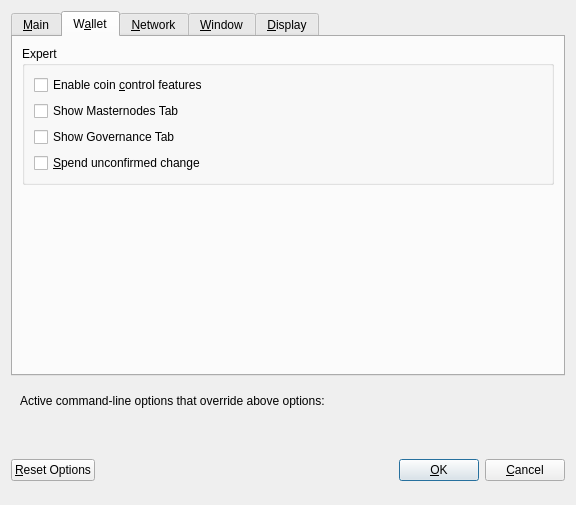
<?xml version="1.0" encoding="UTF-8"?>
<ui version="4.0">
 <class>OptionsDialog</class>
 <widget class="QDialog" name="OptionsDialog">
  <property name="geometry">
   <rect>
    <x>0</x>
    <y>0</y>
    <width>576</width>
    <height>505</height>
   </rect>
  </property>
  <property name="windowTitle">
   <string>Options</string>
  </property>
  <property name="modal">
   <bool>true</bool>
  </property>
  <layout class="QVBoxLayout" name="verticalLayout">
   <item>
    <widget class="QTabWidget" name="tabWidget">
     <property name="currentIndex">
      <number>1</number>
     </property>
     <widget class="QWidget" name="tabMain">
      <attribute name="title">
       <string>&amp;Main</string>
      </attribute>
      <layout class="QVBoxLayout" name="verticalLayout_Main">
       <item>
        <widget class="QCheckBox" name="bitcoinAtStartup">
         <property name="toolTip">
          <string>Automatically start %1 after logging in to the system.</string>
         </property>
         <property name="text">
          <string>&amp;Start %1 on system login</string>
         </property>
        </widget>
       </item>
       <item>
        <layout class="QHBoxLayout" name="horizontalLayout_2_Main">
         <item>
          <widget class="QLabel" name="databaseCacheLabel">
           <property name="text">
            <string>Size of &amp;database cache</string>
           </property>
           <property name="textFormat">
            <enum>Qt::PlainText</enum>
           </property>
           <property name="buddy">
            <cstring>databaseCache</cstring>
           </property>
          </widget>
         </item>
         <item>
          <widget class="QSpinBox" name="databaseCache"/>
         </item>
         <item>
          <widget class="QLabel" name="databaseCacheUnitLabel">
           <property name="text">
            <string>MB</string>
           </property>
           <property name="textFormat">
            <enum>Qt::PlainText</enum>
           </property>
          </widget>
         </item>
         <item>
          <spacer name="horizontalSpacer_2_Main">
           <property name="orientation">
            <enum>Qt::Horizontal</enum>
           </property>
           <property name="sizeHint" stdset="0">
            <size>
             <width>40</width>
             <height>20</height>
            </size>
           </property>
          </spacer>
         </item>
        </layout>
       </item>
       <item>
        <layout class="QHBoxLayout" name="horizontalLayout_3_Main">
         <item>
          <widget class="QLabel" name="threadsScriptVerifLabel">
           <property name="text">
            <string>Number of script &amp;verification threads</string>
           </property>
           <property name="textFormat">
            <enum>Qt::PlainText</enum>
           </property>
           <property name="buddy">
            <cstring>threadsScriptVerif</cstring>
           </property>
          </widget>
         </item>
         <item>
          <widget class="QSpinBox" name="threadsScriptVerif">
           <property name="toolTip">
            <string>(0 = auto, &lt;0 = leave that many cores free)</string>
           </property>
          </widget>
         </item>
         <item>
          <spacer name="horizontalSpacer_3_Main">
           <property name="orientation">
            <enum>Qt::Horizontal</enum>
           </property>
           <property name="sizeHint" stdset="0">
            <size>
             <width>40</width>
             <height>20</height>
            </size>
           </property>
          </spacer>
         </item>
        </layout>
       </item>
       <item>
        <spacer name="verticalSpacer_Main">
         <property name="orientation">
          <enum>Qt::Vertical</enum>
         </property>
         <property name="sizeHint" stdset="0">
          <size>
           <width>20</width>
           <height>40</height>
          </size>
         </property>
        </spacer>
       </item>
      </layout>
     </widget>
     <widget class="QWidget" name="tabWallet">
      <attribute name="title">
       <string>W&amp;allet</string>
      </attribute>
      <layout class="QVBoxLayout" name="verticalLayout_Wallet">
       <item>
        <widget class="QGroupBox" name="groupBox">
         <property name="title">
          <string>Expert</string>
         </property>
         <layout class="QVBoxLayout" name="verticalLayout_2">
          <item>
           <widget class="QCheckBox" name="coinControlFeatures">
            <property name="toolTip">
             <string>Whether to show coin control features or not.</string>
            </property>
            <property name="text">
             <string>Enable coin &amp;control features</string>
            </property>
           </widget>
          </item>
          <item>
           <widget class="QCheckBox" name="showMasternodesTab">
            <property name="toolTip">
             <string>Show additional tab listing all your masternodes in first sub-tab&lt;br/&gt;and all masternodes on the network in second sub-tab.</string>
            </property>
            <property name="text">
             <string>Show Masternodes Tab</string>
            </property>
           </widget>
          </item>
          <item>
           <widget class="QCheckBox" name="showGovernanceTab">
            <property name="toolTip">
             <string>If you disable the spending of unconfirmed change, the change from a transaction&lt;br/&gt;cannot be used until that transaction has at least one confirmation.&lt;br/&gt;This also affects how your balance is computed.</string>
            </property>
            <property name="text">
             <string>Show Governance Tab</string>
            </property>
           </widget>
          </item>
          <item>
           <widget class="QCheckBox" name="spendZeroConfChange">
            <property name="toolTip">
             <string>If you disable the spending of unconfirmed change, the change from a transaction&lt;br/&gt;cannot be used until that transaction has at least one confirmation.&lt;br/&gt;This also affects how your balance is computed.</string>
            </property>
            <property name="text">
             <string>&amp;Spend unconfirmed change</string>
            </property>
           </widget>
          </item>
         </layout>
        </widget>
       </item>
       <item>
        <spacer name="verticalSpacer_2">
         <property name="orientation">
          <enum>Qt::Vertical</enum>
         </property>
         <property name="sizeHint" stdset="0">
          <size>
           <width>20</width>
           <height>40</height>
          </size>
         </property>
        </spacer>
       </item>
      </layout>
     </widget>
     <widget class="QWidget" name="tabNetwork">
      <attribute name="title">
       <string>&amp;Network</string>
      </attribute>
      <layout class="QVBoxLayout" name="verticalLayout_Network">
       <item>
        <widget class="QCheckBox" name="mapPortUpnp">
         <property name="toolTip">
          <string>Automatically open the Bitrity Core client port on the router. This only works when your router supports UPnP and it is enabled.</string>
         </property>
         <property name="text">
          <string>Map port using &amp;UPnP</string>
         </property>
        </widget>
       </item>
       <item>
        <widget class="QCheckBox" name="allowIncoming">
         <property name="toolTip">
          <string>Accept connections from outside</string>
         </property>
         <property name="text">
          <string>Allow incoming connections</string>
         </property>
        </widget>
       </item>
       <item>
        <widget class="QCheckBox" name="connectSocks">
         <property name="toolTip">
          <string>Connect to the Bitrity network through a SOCKS5 proxy.</string>
         </property>
         <property name="text">
          <string>&amp;Connect through SOCKS5 proxy (default proxy):</string>
         </property>
        </widget>
       </item>
       <item>
        <layout class="QHBoxLayout" name="horizontalLayout_1_Network">
         <item>
          <widget class="QLabel" name="proxyIpLabel">
           <property name="text">
            <string>Proxy &amp;IP:</string>
           </property>
           <property name="textFormat">
            <enum>Qt::PlainText</enum>
           </property>
           <property name="buddy">
            <cstring>proxyIp</cstring>
           </property>
          </widget>
         </item>
         <item>
          <widget class="QValidatedLineEdit" name="proxyIp">
           <property name="minimumSize">
            <size>
             <width>140</width>
             <height>0</height>
            </size>
           </property>
           <property name="maximumSize">
            <size>
             <width>140</width>
             <height>16777215</height>
            </size>
           </property>
           <property name="toolTip">
            <string>IP address of the proxy (e.g. IPv4: 127.0.0.1 / IPv6: ::1)</string>
           </property>
          </widget>
         </item>
         <item>
          <widget class="QLabel" name="proxyPortLabel">
           <property name="text">
            <string>&amp;Port:</string>
           </property>
           <property name="textFormat">
            <enum>Qt::PlainText</enum>
           </property>
           <property name="buddy">
            <cstring>proxyPort</cstring>
           </property>
          </widget>
         </item>
         <item>
          <widget class="QLineEdit" name="proxyPort">
           <property name="minimumSize">
            <size>
             <width>55</width>
             <height>0</height>
            </size>
           </property>
           <property name="maximumSize">
            <size>
             <width>55</width>
             <height>16777215</height>
            </size>
           </property>
           <property name="toolTip">
            <string>Port of the proxy (e.g. 9050)</string>
           </property>
          </widget>
         </item>
         <item>
          <spacer name="horizontalSpacer_1_Network">
           <property name="orientation">
            <enum>Qt::Horizontal</enum>
           </property>
           <property name="sizeHint" stdset="0">
            <size>
             <width>40</width>
             <height>20</height>
            </size>
           </property>
          </spacer>
         </item>
        </layout>
       </item>
       <item>
        <layout class="QHBoxLayout" name="horizontalLayout_2_Network">
         <item>
          <widget class="QLabel" name="proxyActiveNets">
           <property name="text">
            <string>Used for reaching peers via:</string>
           </property>
           <property name="textFormat">
            <enum>Qt::PlainText</enum>
           </property>
          </widget>
         </item>
         <item>
          <widget class="QCheckBox" name="proxyReachIPv4">
           <property name="enabled">
            <bool>false</bool>
           </property>
           <property name="toolTip">
            <string>Shows, if the supplied default SOCKS5 proxy is used to reach peers via this network type.</string>
           </property>
           <property name="text">
            <string/>
           </property>
          </widget>
         </item>
         <item>
          <widget class="QLabel" name="proxyReachIPv4Label">
           <property name="text">
            <string>IPv4</string>
           </property>
           <property name="textFormat">
            <enum>Qt::PlainText</enum>
           </property>
          </widget>
         </item>
         <item>
          <widget class="QCheckBox" name="proxyReachIPv6">
           <property name="enabled">
            <bool>false</bool>
           </property>
           <property name="toolTip">
            <string>Shows, if the supplied default SOCKS5 proxy is used to reach peers via this network type.</string>
           </property>
           <property name="text">
            <string/>
           </property>
          </widget>
         </item>
         <item>
          <widget class="QLabel" name="proxyReachIPv6Label">
           <property name="text">
            <string>IPv6</string>
           </property>
           <property name="textFormat">
            <enum>Qt::PlainText</enum>
           </property>
          </widget>
         </item>
         <item>
          <widget class="QCheckBox" name="proxyReachTor">
           <property name="enabled">
            <bool>false</bool>
           </property>
           <property name="toolTip">
            <string>Shows, if the supplied default SOCKS5 proxy is used to reach peers via this network type.</string>
           </property>
           <property name="text">
            <string/>
           </property>
          </widget>
         </item>
         <item>
          <widget class="QLabel" name="proxyReachTorLabel">
           <property name="text">
            <string>Tor</string>
           </property>
           <property name="textFormat">
            <enum>Qt::PlainText</enum>
           </property>
          </widget>
         </item>
         <item>
          <spacer name="horizontalSpacer_2_Network">
           <property name="orientation">
            <enum>Qt::Horizontal</enum>
           </property>
           <property name="sizeHint" stdset="0">
            <size>
             <width>40</width>
             <height>20</height>
            </size>
           </property>
          </spacer>
         </item>
        </layout>
       </item>
       <item>
        <widget class="QCheckBox" name="connectSocksTor">
         <property name="toolTip">
          <string>Connect to the Bitrity network through a separate SOCKS5 proxy for Tor hidden services.</string>
         </property>
         <property name="text">
          <string>Use separate SOCKS5 proxy to reach peers via Tor hidden services:</string>
         </property>
        </widget>
       </item>
       <item>
        <layout class="QHBoxLayout" name="horizontalLayout_3_Network">
         <item>
          <widget class="QLabel" name="proxyIpTorLabel">
           <property name="text">
            <string>Proxy &amp;IP:</string>
           </property>
           <property name="textFormat">
            <enum>Qt::PlainText</enum>
           </property>
           <property name="buddy">
            <cstring>proxyIpTor</cstring>
           </property>
          </widget>
         </item>
         <item>
          <widget class="QValidatedLineEdit" name="proxyIpTor">
           <property name="minimumSize">
            <size>
             <width>140</width>
             <height>0</height>
            </size>
           </property>
           <property name="maximumSize">
            <size>
             <width>140</width>
             <height>16777215</height>
            </size>
           </property>
           <property name="toolTip">
            <string>IP address of the proxy (e.g. IPv4: 127.0.0.1 / IPv6: ::1)</string>
           </property>
          </widget>
         </item>
         <item>
          <widget class="QLabel" name="proxyPortTorLabel">
           <property name="text">
            <string>&amp;Port:</string>
           </property>
           <property name="textFormat">
            <enum>Qt::PlainText</enum>
           </property>
           <property name="buddy">
            <cstring>proxyPortTor</cstring>
           </property>
          </widget>
         </item>
         <item>
          <widget class="QLineEdit" name="proxyPortTor">
           <property name="minimumSize">
            <size>
             <width>55</width>
             <height>0</height>
            </size>
           </property>
           <property name="maximumSize">
            <size>
             <width>55</width>
             <height>16777215</height>
            </size>
           </property>
           <property name="toolTip">
            <string>Port of the proxy (e.g. 9050)</string>
           </property>
          </widget>
         </item>
         <item>
          <spacer name="horizontalSpacer_4_Network">
           <property name="orientation">
            <enum>Qt::Horizontal</enum>
           </property>
           <property name="sizeHint" stdset="0">
            <size>
             <width>40</width>
             <height>20</height>
            </size>
           </property>
          </spacer>
         </item>
        </layout>
       </item>
       <item>
        <spacer name="verticalSpacer_Network">
         <property name="orientation">
          <enum>Qt::Vertical</enum>
         </property>
         <property name="sizeHint" stdset="0">
          <size>
           <width>20</width>
           <height>40</height>
          </size>
         </property>
        </spacer>
       </item>
      </layout>
     </widget>
     <widget class="QWidget" name="tabWindow">
      <attribute name="title">
       <string>&amp;Window</string>
      </attribute>
      <layout class="QVBoxLayout" name="verticalLayout_Window">
       <item>
        <widget class="QCheckBox" name="hideTrayIcon">
         <property name="toolTip">
          <string>&amp;Hide the icon from the system tray.</string>
         </property>
         <property name="text">
          <string>Hide tray icon</string>
         </property>
        </widget>
       </item>
       <item>
        <widget class="QCheckBox" name="minimizeToTray">
         <property name="toolTip">
          <string>Show only a tray icon after minimizing the window.</string>
         </property>
         <property name="text">
          <string>&amp;Minimize to the tray instead of the taskbar</string>
         </property>
        </widget>
       </item>
       <item>
        <widget class="QCheckBox" name="minimizeOnClose">
         <property name="toolTip">
          <string>Minimize instead of exit the application when the window is closed. When this option is enabled, the application will be closed only after selecting Exit in the menu.</string>
         </property>
         <property name="text">
          <string>M&amp;inimize on close</string>
         </property>
        </widget>
       </item>
       <item>
        <spacer name="verticalSpacer_Window">
         <property name="orientation">
          <enum>Qt::Vertical</enum>
         </property>
         <property name="sizeHint" stdset="0">
          <size>
           <width>20</width>
           <height>40</height>
          </size>
         </property>
        </spacer>
       </item>
      </layout>
     </widget>
     <widget class="QWidget" name="tabDisplay">
      <attribute name="title">
       <string>&amp;Display</string>
      </attribute>
      <layout class="QVBoxLayout" name="verticalLayout_Display">
       <item>
        <layout class="QHBoxLayout" name="horizontalLayout_1_Display">
         <item>
          <widget class="QLabel" name="langLabel">
           <property name="text">
            <string>User Interface &amp;language:</string>
           </property>
           <property name="textFormat">
            <enum>Qt::PlainText</enum>
           </property>
           <property name="buddy">
            <cstring>lang</cstring>
           </property>
          </widget>
         </item>
         <item>
          <widget class="QValueComboBox" name="lang">
           <property name="toolTip">
            <string>The user interface language can be set here. This setting will take effect after restarting %1.</string>
           </property>
          </widget>
         </item>
        </layout>
       </item>
       <item>
        <widget class="QLabel" name="label_3">
         <property name="toolTip">
          <string notr="true"/>
         </property>
         <property name="statusTip">
          <string notr="true"/>
         </property>
         <property name="whatsThis">
          <string notr="true"/>
         </property>
         <property name="accessibleName">
          <string notr="true"/>
         </property>
         <property name="text">
          <string>Language missing or translation incomplete? Help contributing translations here:
https://www.transifex.com/projects/p/bitrity/</string>
         </property>
         <property name="wordWrap">
          <bool>true</bool>
         </property>
         <property name="openExternalLinks">
          <bool>true</bool>
         </property>
         <property name="textInteractionFlags">
          <set>Qt::TextBrowserInteraction</set>
         </property>
        </widget>
       </item>
       <item>
        <layout class="QHBoxLayout" name="horizontalLayout_4_Display" stretch="0,0">
         <item>
          <widget class="QLabel" name="themeLabel">
           <property name="text">
            <string>User Interface Theme:</string>
           </property>
          </widget>
         </item>
         <item>
          <widget class="QValueComboBox" name="theme"/>
         </item>
        </layout>
       </item>
       <item>
        <widget class="Line" name="line">
         <property name="orientation">
          <enum>Qt::Horizontal</enum>
         </property>
        </widget>
       </item>
       <item>
        <layout class="QHBoxLayout" name="horizontalLayout_2_Display">
         <item>
          <widget class="QLabel" name="unitLabel">
           <property name="text">
            <string>&amp;Unit to show amounts in:</string>
           </property>
           <property name="textFormat">
            <enum>Qt::PlainText</enum>
           </property>
           <property name="buddy">
            <cstring>unit</cstring>
           </property>
          </widget>
         </item>
         <item>
          <widget class="QValueComboBox" name="unit">
           <property name="toolTip">
            <string>Choose the default subdivision unit to show in the interface and when sending coins.</string>
           </property>
          </widget>
         </item>
        </layout>
       </item>
       <item>
        <layout class="QHBoxLayout" name="horizontalLayout_5_Display">
         <item>
          <widget class="QLabel" name="digitsLabel">
           <property name="text">
            <string>Decimal digits</string>
           </property>
          </widget>
         </item>
         <item>
          <widget class="QValueComboBox" name="digits"/>
         </item>
        </layout>
       </item>
       <item>
        <layout class="QHBoxLayout" name="horizontalLayout_3_Display">
         <item>
          <widget class="QLabel" name="thirdPartyTxUrlsLabel">
           <property name="toolTip">
            <string>Third party URLs (e.g. a block explorer) that appear in the transactions tab as context menu items.&lt;br/&gt;%s in the URL is replaced by transaction hash. Multiple URLs are separated by vertical bar |.</string>
           </property>
           <property name="text">
            <string>Third party transaction URLs</string>
           </property>
           <property name="buddy">
            <cstring>thirdPartyTxUrls</cstring>
           </property>
          </widget>
         </item>
         <item>
          <widget class="QLineEdit" name="thirdPartyTxUrls">
           <property name="toolTip">
            <string>Third party URLs (e.g. a block explorer) that appear in the transactions tab as context menu items.&lt;br/&gt;%s in the URL is replaced by transaction hash. Multiple URLs are separated by vertical bar |.</string>
           </property>
          </widget>
         </item>
        </layout>
       </item>
       <item>
        <spacer name="verticalSpacer">
         <property name="orientation">
          <enum>Qt::Vertical</enum>
         </property>
         <property name="sizeHint" stdset="0">
          <size>
           <width>20</width>
           <height>40</height>
          </size>
         </property>
        </spacer>
       </item>
      </layout>
     </widget>
    </widget>
   </item>
   <item>
    <widget class="QFrame" name="frame">
     <layout class="QVBoxLayout" name="verticalLayout_Bottom">
      <item>
       <layout class="QHBoxLayout" name="horizontalLayout_Bottom">
        <item>
         <widget class="QLabel" name="overriddenByCommandLineInfoLabel">
          <property name="text">
           <string>Active command-line options that override above options:</string>
          </property>
          <property name="textFormat">
           <enum>Qt::PlainText</enum>
          </property>
         </widget>
        </item>
        <item>
         <spacer name="horizontalSpacer_Bottom">
          <property name="orientation">
           <enum>Qt::Horizontal</enum>
          </property>
          <property name="sizeHint" stdset="0">
           <size>
            <width>40</width>
            <height>20</height>
           </size>
          </property>
         </spacer>
        </item>
       </layout>
      </item>
      <item>
       <widget class="QLabel" name="overriddenByCommandLineLabel">
        <property name="text">
         <string/>
        </property>
        <property name="textFormat">
         <enum>Qt::PlainText</enum>
        </property>
        <property name="wordWrap">
         <bool>true</bool>
        </property>
       </widget>
      </item>
     </layout>
    </widget>
   </item>
   <item>
    <layout class="QHBoxLayout" name="horizontalLayout_Buttons">
     <item>
      <widget class="QPushButton" name="resetButton">
       <property name="toolTip">
        <string>Reset all client options to default.</string>
       </property>
       <property name="text">
        <string>&amp;Reset Options</string>
       </property>
       <property name="autoDefault">
        <bool>false</bool>
       </property>
      </widget>
     </item>
     <item>
      <spacer name="horizontalSpacer_1">
       <property name="orientation">
        <enum>Qt::Horizontal</enum>
       </property>
       <property name="sizeHint" stdset="0">
        <size>
         <width>40</width>
         <height>48</height>
        </size>
       </property>
      </spacer>
     </item>
     <item>
      <widget class="QLabel" name="statusLabel">
       <property name="minimumSize">
        <size>
         <width>200</width>
         <height>0</height>
        </size>
       </property>
       <property name="font">
        <font>
         <weight>75</weight>
         <bold>true</bold>
        </font>
       </property>
       <property name="text">
        <string/>
       </property>
       <property name="textFormat">
        <enum>Qt::PlainText</enum>
       </property>
       <property name="wordWrap">
        <bool>true</bool>
       </property>
      </widget>
     </item>
     <item>
      <spacer name="horizontalSpacer_2">
       <property name="orientation">
        <enum>Qt::Horizontal</enum>
       </property>
       <property name="sizeHint" stdset="0">
        <size>
         <width>40</width>
         <height>48</height>
        </size>
       </property>
      </spacer>
     </item>
     <item>
      <widget class="QPushButton" name="okButton">
       <property name="text">
        <string>&amp;OK</string>
       </property>
       <property name="autoDefault">
        <bool>false</bool>
       </property>
       <property name="default">
        <bool>true</bool>
       </property>
      </widget>
     </item>
     <item>
      <widget class="QPushButton" name="cancelButton">
       <property name="text">
        <string>&amp;Cancel</string>
       </property>
       <property name="autoDefault">
        <bool>false</bool>
       </property>
      </widget>
     </item>
    </layout>
   </item>
  </layout>
 </widget>
 <customwidgets>
  <customwidget>
   <class>QValidatedLineEdit</class>
   <extends>QLineEdit</extends>
   <header>qvalidatedlineedit.h</header>
  </customwidget>
  <customwidget>
   <class>QValueComboBox</class>
   <extends>QComboBox</extends>
   <header>qvaluecombobox.h</header>
  </customwidget>
 </customwidgets>
 <resources/>
 <connections/>
</ui>
